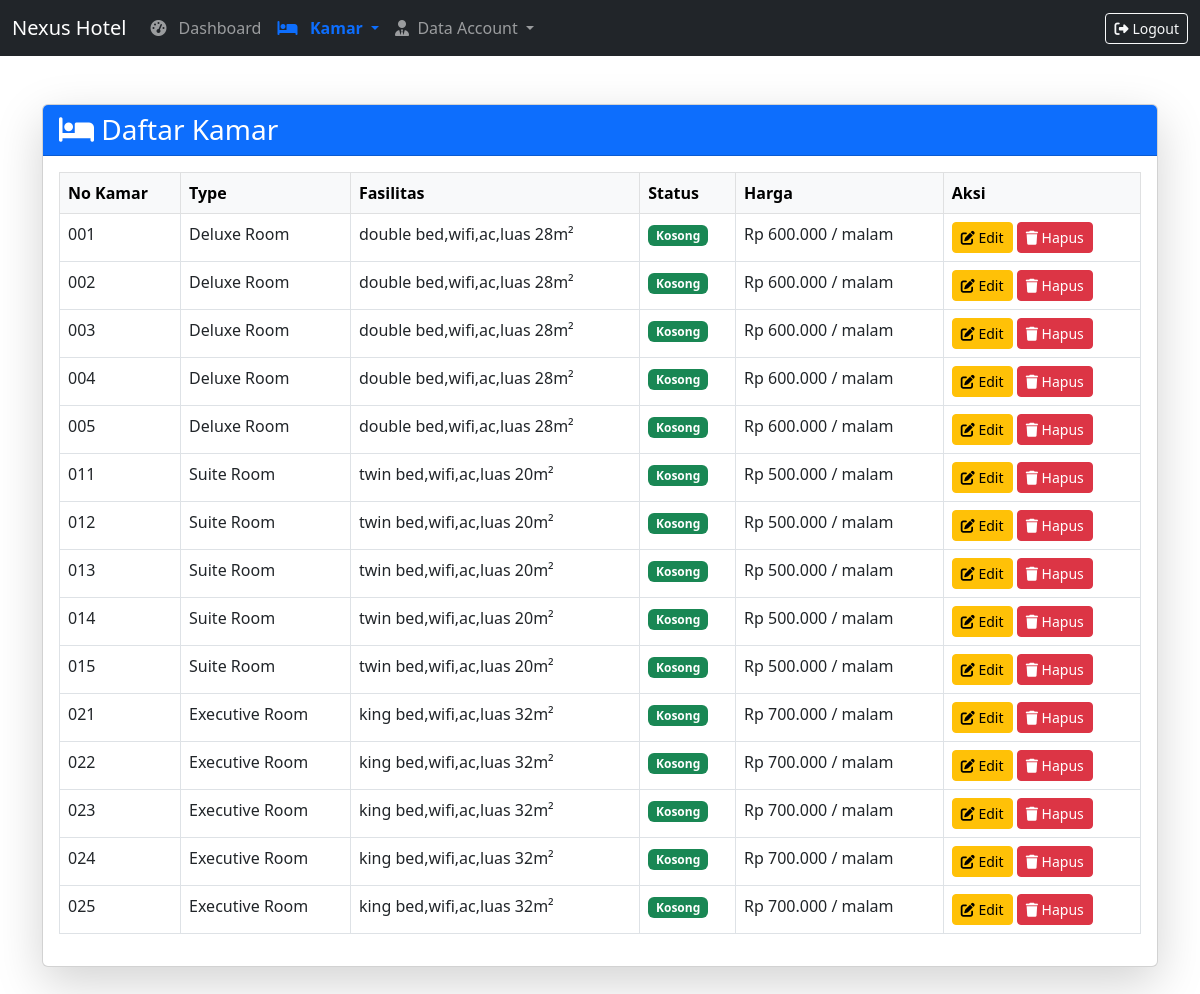
Page /admin/kamar.php on the committed database.
### tables this page shows
CREATE TABLE `kmr` (
  `idkmr` int(12) NOT NULL,
  `nokmr` varchar(5) NOT NULL,
  `tipe` varchar(255) NOT NULL,
  `harga` bigint(20) NOT NULL,
  `kap` varchar(255) NOT NULL,
  `status` varchar(20) NOT NULL,
  `fasilitas` varchar(255) NOT NULL
);

### admin/kamar.php (the view, shortened to what this page needs)
<?php
include '../koneksi.php';
$currentPage = 'kamar';
$sql = "SELECT * FROM kmr";
$result = $conn->query($sql);
?>
<!DOCTYPE html>
<html lang="en">
<head>
  <link href="https://cdn.jsdelivr.net/npm/bootstrap@5.3.0/dist/css/bootstrap.min.css" rel="stylesheet" />
  <link rel="stylesheet" href="https://cdnjs.cloudflare.com/ajax/libs/font-awesome/6.4.0/css/all.min.css" />
</head>
<body>
  <nav class="navbar navbar-expand-lg navbar-dark bg-dark d-none d-lg-flex">
    <div class="container-fluid">
      <a class="navbar-brand" href="dashboard.php">Nexus Hotel</a>
      <div class="collapse navbar-collapse">
        <ul class="navbar-nav me-auto mb-2 mb-lg-0">
          <li class="nav-item">
            <a class="nav-link <?php if ($currentPage == 'dashboard')
              echo 'active'; ?>" href="dashboard.php">
              <i class="fas fa-tachometer-alt me-2"></i> Dashboard
            </a>
          </li>
          <li class="nav-item dropdown">
            <a class="nav-link dropdown-toggle <?php if ($currentPage == 'kamar' || $currentPage == 'tambah')
              echo 'active'; ?>" data-bs-toggle="dropdown" href="#" role="button" aria-expanded="false">
              <i class="fas fa-bed"></i> &nbsp; Kamar
            </a>
          </li>
          <li class="nav-item dropdown">
            <a class="nav-link dropdown-toggle <?php if ($currentPage == 'dtadmin' || $currentPage == 'dtcust')
              echo 'active'; ?>" data-bs-toggle="dropdown" href="#" role="button" aria-expanded="false">
              <i class="fas fa-user-tie"></i>&nbsp; Data Account
            </a>
          </li>
        </ul>
        <a href="../logout.php" class="btn btn-outline-light btn-sm"><i class="fas fa-sign-out-alt me-1"></i>Logout</a>
      </div>
    </div>
  </nav>
  <div class="container my-5">
    <div class="card shadow-lg">
      <div class="card-header">
        <h3 class="mb-0"><i class="fas fa-bed"></i> Daftar Kamar</h3>
      </div>
      <div class="card-body">
        <div class="table-responsive">
          <table class="table table-bordered table-hover">
            <thead class="table-light">
              <tr>
                <th>No Kamar</th>
                <th>Type</th>
                <th>Fasilitas</th>
                <th>Status</th>
                <th>Harga</th>
                <th>Aksi</th>
              </tr>
            </thead>
            <tbody>
              <?php if ($result->num_rows > 0): ?>
                <?php while ($row = $result->fetch_assoc()): ?>
                  <tr>
                    <td><?= htmlspecialchars($row['nokmr']) ?></td>
                    <td><?= htmlspecialchars($row['tipe']) ?></td>
                    <td><?= htmlspecialchars($row['fasilitas']) ?></td>
                    <td>
                      <?php
                      $badge = 'secondary';
                      if ($row['status'] == 'Kosong')
                        $badge = 'success';
                      elseif ($row['status'] == 'Terisi')
                        $badge = 'danger';
                      elseif ($row['status'] == 'Maintenance')
                        $badge = 'warning';
                      ?>
                      <span class="badge bg-<?= $badge ?>"><?= htmlspecialchars($row['status']) ?></span>
                    </td>
                    <td>Rp <?= number_format($row['harga'], 0, ',', '.') ?> / malam</td>
                    <td>
                      <button class="btn btn-warning btn-sm" data-bs-toggle="modal"
                        data-bs-target="#editModal<?= $row['nokmr'] ?>">
                        <i class="fas fa-edit"></i> Edit
                      </button>
                      <a href="hapus.php?nokmr=<?= htmlspecialchars($row['nokmr']) ?>"
                        onclick="return confirm('Yakin ingin menghapus kamar ini?')" class="btn btn-danger btn-sm">
                        <i class="fas fa-trash"></i> Hapus
                      </a>
                    </td>
                  </tr>
                <?php endwhile; ?>
              <?php else: ?>
                <tr>
                  <td colspan="6" class="text-center">Tidak ada data</td>
                </tr>
              <?php endif; ?>
            </tbody>
          </table>
        </div>
      </div>
    </div>
  </div>
</body>
</html>

### admin/kamar.php (style rules this page uses)
.nav-link.active { font-weight: bold; color: #0d6efd !important; }
.card-header { background-color: #0d6efd; color: white; border-radius: 10px 10px 0 0; }

### rows in the picture
kmr: nokmr "001", tipe "Deluxe Room", fasilitas "double bed,wifi,ac,luas 28m²", status "Kosong", harga "600.000"
kmr: nokmr "002", tipe "Deluxe Room", fasilitas "double bed,wifi,ac,luas 28m²", status "Kosong", harga "600.000"
kmr: nokmr "003", tipe "Deluxe Room", fasilitas "double bed,wifi,ac,luas 28m²", status "Kosong", harga "600.000"
kmr: nokmr "004", tipe "Deluxe Room", fasilitas "double bed,wifi,ac,luas 28m²", status "Kosong", harga "600.000"
kmr: nokmr "005", tipe "Deluxe Room", fasilitas "double bed,wifi,ac,luas 28m²", status "Kosong", harga "600.000"
kmr: nokmr "011", tipe "Suite Room", fasilitas "twin bed,wifi,ac,luas 20m²", status "Kosong", harga "500.000"
kmr: nokmr "012", tipe "Suite Room", fasilitas "twin bed,wifi,ac,luas 20m²", status "Kosong", harga "500.000"
kmr: nokmr "013", tipe "Suite Room", fasilitas "twin bed,wifi,ac,luas 20m²", status "Kosong", harga "500.000"
kmr: nokmr "014", tipe "Suite Room", fasilitas "twin bed,wifi,ac,luas 20m²", status "Kosong", harga "500.000"
kmr: nokmr "015", tipe "Suite Room", fasilitas "twin bed,wifi,ac,luas 20m²", status "Kosong", harga "500.000"
kmr: nokmr "021", tipe "Executive Room", fasilitas "king bed,wifi,ac,luas 32m²", status "Kosong", harga "700.000"
kmr: nokmr "022", tipe "Executive Room", fasilitas "king bed,wifi,ac,luas 32m²", status "Kosong", harga "700.000"
kmr: nokmr "023", tipe "Executive Room", fasilitas "king bed,wifi,ac,luas 32m²", status "Kosong", harga "700.000"
kmr: nokmr "024", tipe "Executive Room", fasilitas "king bed,wifi,ac,luas 32m²", status "Kosong", harga "700.000"
kmr: nokmr "025", tipe "Executive Room", fasilitas "king bed,wifi,ac,luas 32m²", status "Kosong", harga "700.000"
